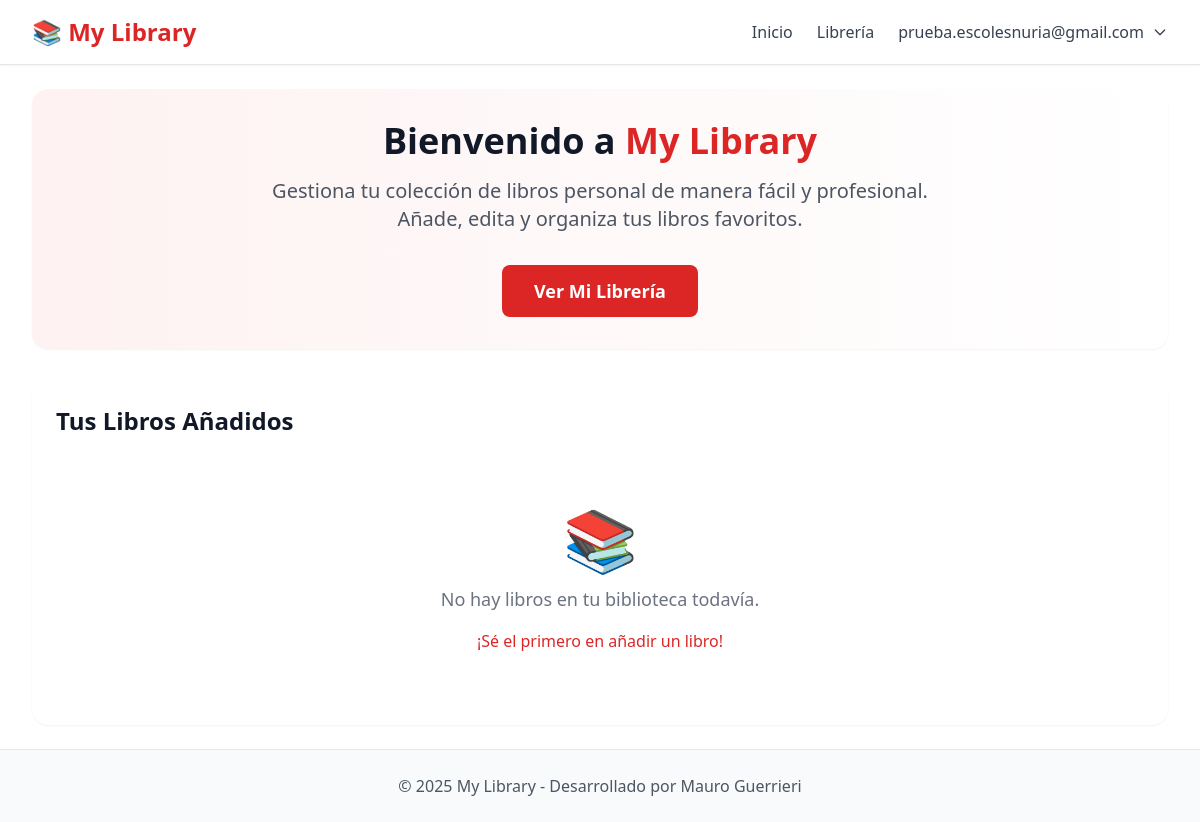
Before: /home (signed in) with the older database file.
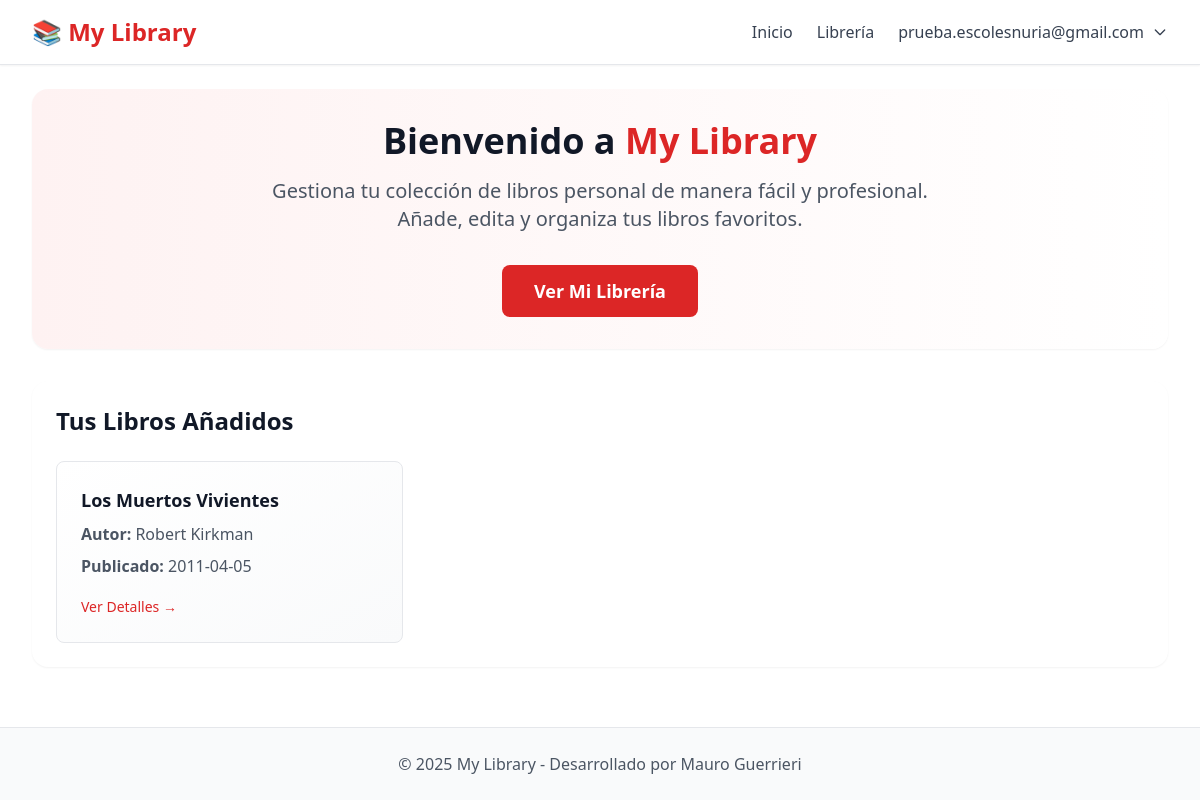
After: the same page with the newer database file.
### tables this page shows
CREATE TABLE books (
	id INTEGER NOT NULL PRIMARY KEY AUTOINCREMENT,
	title TEXT NOT NULL,
	author TEXT,
	publish_date TEXT
, user_id INTEGER NOT NULL DEFAULT 0);

### controllers/homecontroller.php (called while the page is built)
<?php
require_once __DIR__ . '/../models/books.php';
$userId = $_SESSION['user']['id'] ?? null;
$books = getAllBooks($db, $userId);
require __DIR__ . '/../views/home.view.php';

### models/books.php (called while the page is built, shortened)
<?php
function getAllBooks(PDO $db, ?int $userId = null): array {
    if ($userId) {
        $stmt = $db->prepare("SELECT id, title, author, publish_date, user_id FROM books WHERE user_id = ? ORDER BY id DESC");
        $stmt->execute([$userId]);
        return $stmt->fetchAll();
    }
    return [];
}

### views/home.view.php (the view, shortened to what this page needs)
<?php include 'partials/header.view.php'; ?>
<main class="flex-1">
    <div class="max-w-7xl mx-auto py-6 sm:px-6 lg:px-8">
        <div class="bg-gradient-to-r from-red-50 to-white rounded-2xl shadow-sm p-8 mb-8">
            <div class="text-center">
                <h1 class="text-4xl font-bold text-gray-900 mb-4">
                    Bienvenido a <span class="text-primary">My Library</span>
                </h1>
                <p class="text-xl text-gray-600 mb-8 max-w-2xl mx-auto">
                    Gestiona tu colección de libros personal de manera fácil y profesional.
                    Añade, edita y organiza tus libros favoritos.
                </p>
                <?php if ($_SESSION['user']): ?>
                    <div class="space-x-4">
                        <a href="/books" class="bg-primary text-white px-8 py-3 rounded-lg hover:bg-red-700 font-semibold text-lg inline-block transition-colors">
                            Ver Mi Librería
                        </a>
                    </div>
                <?php endif; ?>
            </div>
        </div>
        <div class="bg-white rounded-2xl shadow-sm p-6">
            <h2 class="text-2xl font-bold text-gray-900 mb-6">
                <?php if ($_SESSION['user']): ?>
                    Tus Libros Añadidos
                <?php else: ?>
                    Inicia Sesión para guardar tus libros en la librería
                <?php endif; ?>
            </h2>
            <?php if (empty($books)): ?>
                <div class="text-center py-12">
                    <div class="text-gray-400 text-6xl mb-4">📚</div>
                    <p class="text-gray-500 text-lg">
                        <?php if ($_SESSION['user']): ?>
                            No hay libros en tu biblioteca todavía.
                        <?php else: ?>
                            ¡Regístrate y comienza a construir tu colección personal!
                        <?php endif; ?>
                    </p>
                    <?php if ($_SESSION['user']): ?>
                        <a href="/add-book" class="inline-block mt-4 text-primary hover:text-red-700 font-medium">
                            ¡Sé el primero en añadir un libro!
                        </a>
                    <?php endif; ?>
                </div>
            <?php else: ?>
                <div class="grid grid-cols-1 md:grid-cols-2 lg:grid-cols-3 gap-6">
                    <?php foreach ($books as $book): ?>
                        <div class="border border-gray-200 rounded-lg p-6 hover:shadow-md transition-shadow bg-gradient-to-br from-white to-gray-50">
                            <h3 class="text-lg font-semibold text-gray-900 mb-2"><?= htmlspecialchars($book['title']) ?></h3>
                            <p class="text-gray-600 mb-2"><strong>Autor:</strong> <?= htmlspecialchars($book['author']) ?></p>
                            <p class="text-gray-600 mb-4"><strong>Publicado:</strong> <?= htmlspecialchars($book['publish_date']) ?></p>
                            <a href="/view-book/<?= $book['id'] ?>" class="text-primary hover:text-red-700 font-medium text-sm">
                                Ver Detalles →
                            </a>
                        </div>
                    <?php endforeach; ?>
                </div>
            <?php endif; ?>
        </div>
    </div>
</main>
<?php include 'partials/footer.view.php'; ?>

Changed rows visible on the page:
added books: title "Los Muertos Vivientes", author "Robert Kirkman", publish_date "2011-04-05"
Other visible differences:
text no longer shown: "📚 No hay libros en tu biblioteca todavía. ¡Sé el primero en añadir un libro!"
